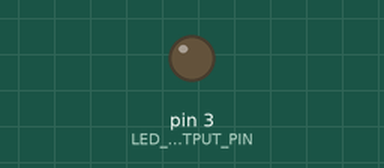
Recording of a sketch running on a simulated Arduino Uno, built with avr-gcc and run on an emulated ATmega328P. Shown: output pins drawn as LEDs (lit = HIGH). What the sketch prints to the serial monitor is not drawn.

Above: at 0.15 s.
At 39.39 s:
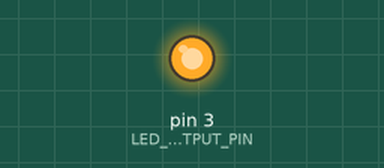
Timing chart, 0 to 40.0 s (numbered marks = the images above):
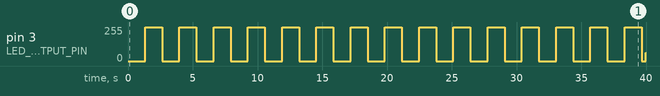

The sketch:

L3_-_Fading_an_LED.ino
```cpp
const int LED_OUTPUT_PIN = 3;
const int MAX_ANALOG_OUT = 255; // max analog out on Uno (Leonardo???)
const int DELAY_MS = 5;

void setup() {
  // Set Pin 3 to output
  pinMode(LED_OUTPUT_PIN, OUTPUT);
  Serial.begin(9600);
}

void loop() {
  // fade on
  for (int i = 0; i <= MAX_ANALOG_OUT; i += 1) {
    Serial.println(i);
    analogWrite(LED_OUTPUT_PIN, i); // output 5V
    delay(DELAY_MS);
  }
  // fade off
  for (int i = MAX_ANALOG_OUT; i >= 0; i -= 1) {
    Serial.println(i);
    analogWrite(LED_OUTPUT_PIN, i); // output 5V
    delay(DELAY_MS);
  }
}
```

Measured:
- by itself, pin 3 (LED_OUTPUT_PIN): 0/255 → 255/255 at 1.3 s, → 0/255 1.3 s later, → 255/255 1.3 s later, → 0/255 1.3 s later, … (31 changes in this stretch)
